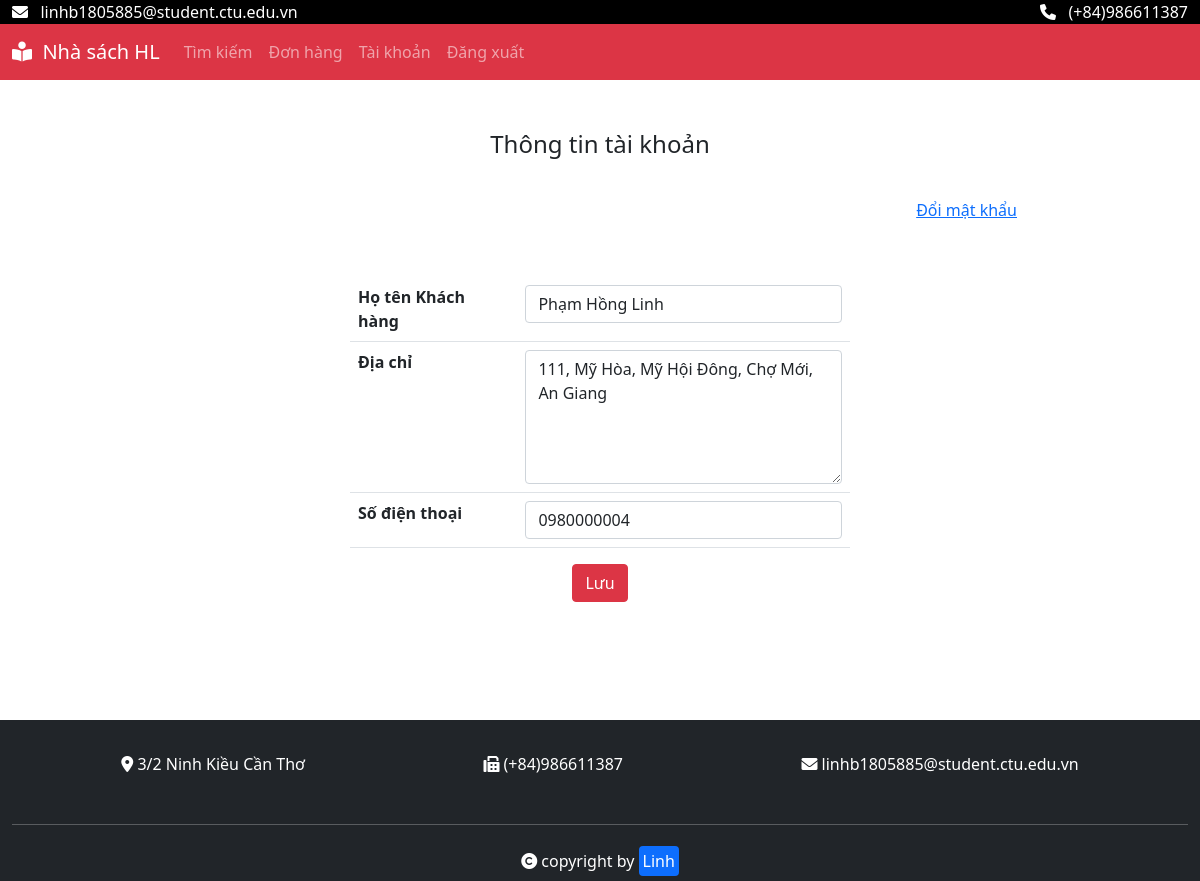
The app's page /KHACHHANG/taikhoan.php (signed in) with its own data.
### tables this page shows
CREATE TABLE `khachhang` (
  `MSKH` int(11) NOT NULL,
  `HoTenKH` varchar(50) NOT NULL,
  `Password` varchar(32) NOT NULL,
  `DiaChi` varchar(100) NOT NULL,
  `SoDienThoai` varchar(10) NOT NULL
);

### KHACHHANG/taikhoan.php (the view, shortened to what this page needs)
<?php
include("../TONGQUAN/config.php");
if(isset($_SESSION["MSKH"])){
    $mskh = $_SESSION["MSKH"];
    $sql = "select * from khachhang where MSKH='$mskh'";
    $data = mysqli_fetch_all(mysqli_query($conn, $sql), MYSQLI_ASSOC);
}else{
    $_SESSION["err"] = "Đăng nhập để vào Tài Khoản";
    $_SESSION["dieuhuong"] = "taikhoan.php";
    header("location:dangnhap.php");
}
?>
<!DOCTYPE html>
<html lang="en">
<head>
    <link rel="stylesheet" href="../TONGQUAN/bootstrap/css/bootstrap.min.css">
    <link rel="stylesheet" href="../TONGQUAN/fontawesome/css/all.min.css">
    <link rel="stylesheet" href="main.css">
</head>
<body>
    <div class="root">
        <div class="container-fluid tophead text-white" style="background-color: black;">
            <p class="float-end">
                <i class="fa-solid fa-phone"></i>
                &nbsp;
                (+84)986611387
            </p>
            <p>
                <i class="fa-solid fa-envelope"></i>
                &nbsp;
                linhb1805885@student.ctu.edu.vn
            </p>
        </div>
        <nav class="navbar navbar-expand-sm navbar-dark bg-danger">
            <div class="container-fluid">
                <a class="navbar-brand" href="index.php"><i class="fas fa-book-reader"></i>&nbsp;&nbsp;Nhà sách HL</a>
                <div class="collapse navbar-collapse" id="mynavbar">
                    <ul class="navbar-nav me-auto">
                        <li class="nav-item">
                            <a class="nav-link" href="timkiem.php">
                                Tìm kiếm</a>
                        </li>
                        <li class="nav-item">
                            <a class="nav-link" href="donhang.php">
                                Đơn hàng</a>
                        </li>
                        <?php
                            if(isset($_SESSION["MSKH"])){
                                echo
                                '
                                <li class="nav-item">
                                <a class="nav-link" href="taikhoan.php">Tài khoản</a>
                                </li>
                                ';
                                echo
                                '
                                <li class="nav-item">
                                <a class="nav-link" href="dangxuat.php">Đăng xuất</a>
                                </li>
                                ';
                            }
                        ?>
                    </ul>
                </div>
            </div>
        </nav>
        <div class="mx-auto" style="min-height: 80vh; width: 80%; padding:50px;">
            <h4 class="text-center">
                Thông tin tài khoản
            </h4>
            <br>
            <form method="post" action="../TONGQUAN/doi_mk.php" class="text-end">
                    <button name="submit" type="submit" value="KH-<?php echo $mskh;?>" class="btn text-primary text-decoration-underline">Đổi mật khẩu</button>
            </form>
            <br>
            <br>
            <div class="table-responsive mx-auto" style="width: 500px;">
            <form action="" method="post">
                <table class="table">
                    <tr>
                        <th>
                            Họ tên Khách hàng
                        </th>
                        <td>
                            <input name="hoten" type="text" class="form-control" value="<?php echo (count($data)>0) ? $data[0]["HoTenKH"] : ""; ?>">
                        </td>
                    </tr>
                    <tr>
                        <th>
                            Địa chỉ
                        </th>
                        <td>
                            <textarea required class="form-control" name="diachi" id="" cols="30" rows="5"><?php echo (count($data)>0) ? $data[0]["DiaChi"] : ""; ?></textarea>
                        </td>
                    </tr>
                    <tr>
                        <th>
                            Số điện thoại
                        </th>
                        <td>
                            <input name="sdt" type="text" class="form-control" value="<?php echo (count($data)>0) ? $data[0]["SoDienThoai"] : ""; ?>">
                        </td>
                    </tr>
                </table>
                <div class="text-center">
                    <button class="btn btn-danger">
                        Lưu
                    </button>
                </div>
                </form>
            </div>
        </div>
        <div class="container-fluid footer bg-dark text-white m-0">
            <div class="row p-3">
                <div class="d-flex p-3 justify-content-around">
                    <div class="">
                        <i class="fas fa-map-marker-alt"></i>
                        3/2 Ninh Kiều Cần Thơ
                    </div>
                    <div class="">
                        <i class="fas fa-fax"></i>
                        (+84)986611387
                    </div>
                    <div class="">
                        <i class="fas fa-envelope"></i>
                        linhb1805885@student.ctu.edu.vn
                    </div>
                </div>
            </div>
            <hr>
            <div class="row text-center">
                <div class="py-2">
                    <i class="fas fa-copyright"></i>
                    copyright by <span class="badges bg-primary rounded p-1">Linh</span>
                </div>
            </div>
        </div>
    </div>
</body>
</html>

### KHACHHANG/main.css (style rules this page uses)
* { box-sizing: border-box; margin: 0; }
p { margin: 0; }

### records on screen
khachhang: hoten "Phạm Hồng Linh", diachi "111, Mỹ Hòa, Mỹ Hội Đông, Chợ Mới, An Giang", sdt "0980000004"
